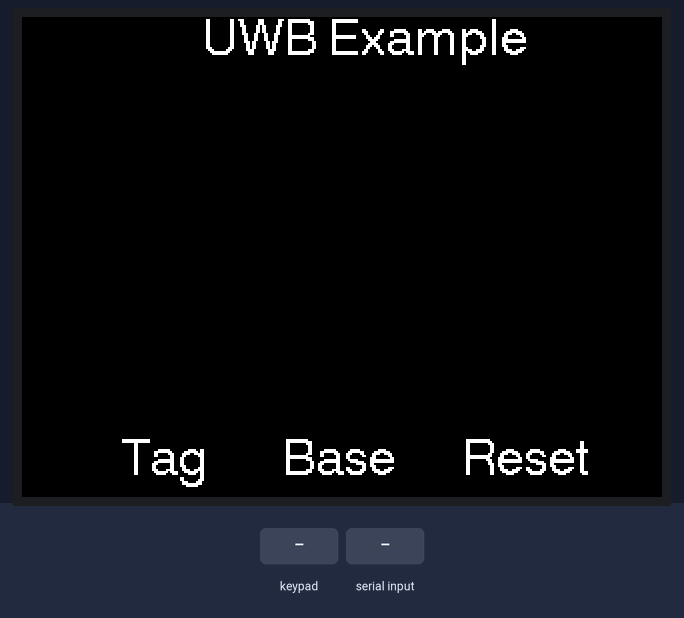
The sketch below on a simulated ESP32. Parts: 320×240 colour display. The inputs (shaded band) are chosen by the test bench. The modem accepts every AT command (registered, SIM ready, sends succeed) and sends nothing else; what the sketch prints to the serial monitor is not drawn.

Above: at 1.4 s.
1.5 s: key 'B' pressed
At 3.8 s:
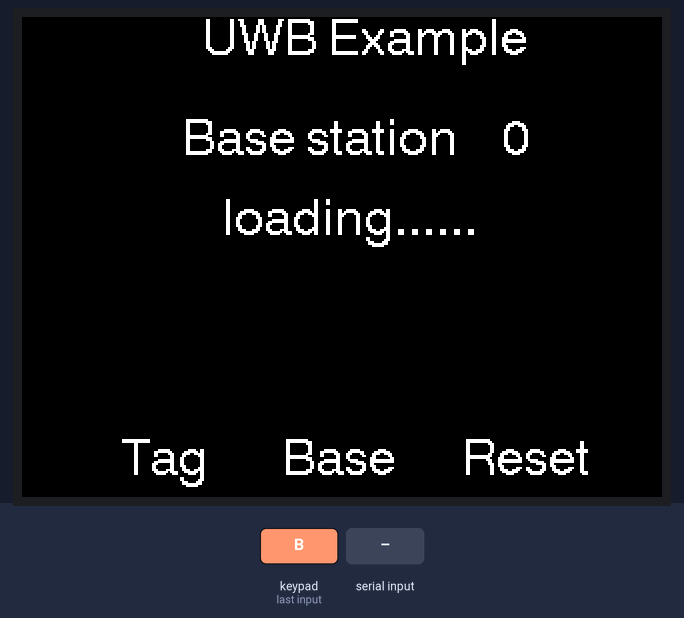
4.3 s: "1" received over the second serial link
At 6.2 s:
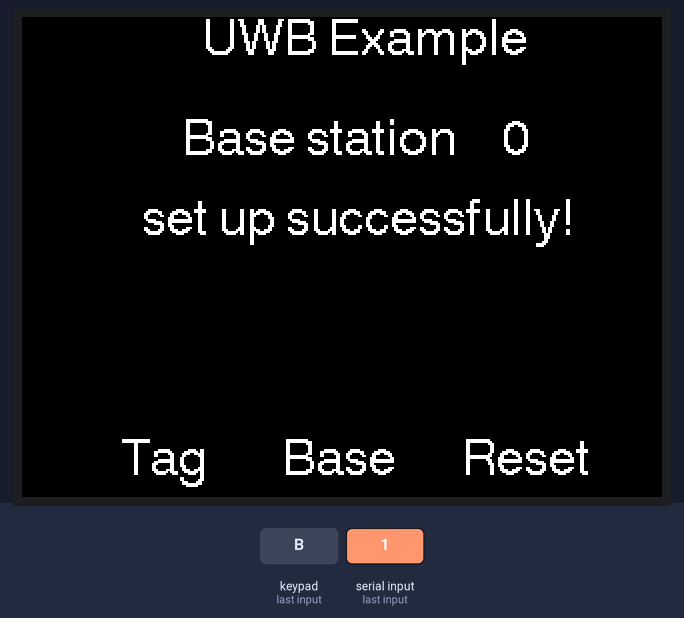
6.8 s: key 'C' pressed
At 8.8 s:
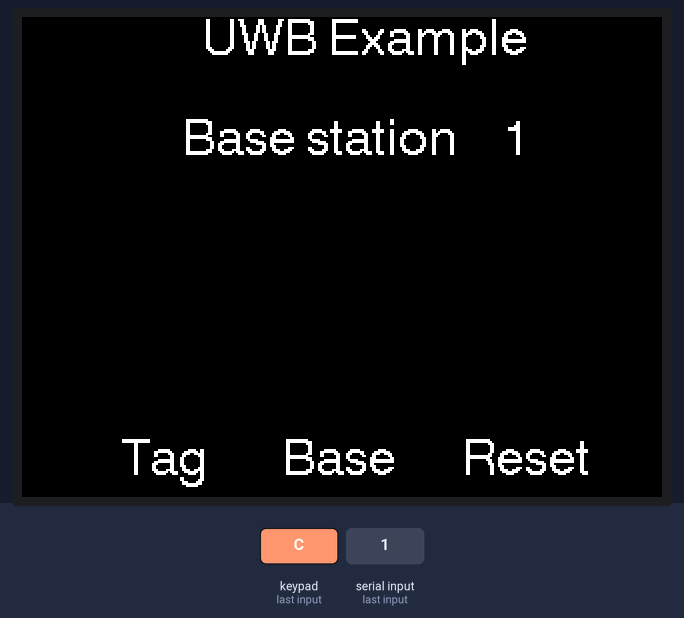
Timing chart, 0 to 8.1 s (numbered marks = the images above; inputs shaded):
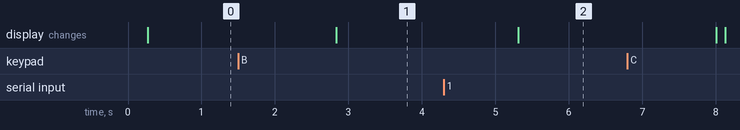

Measured:
- after the input at 1.5 s, the display: changes after 1.3 s (image 1)
- after the input at 4.3 s, the display: changes after 1.0 s (image 2)

The sketch:

UWB_DW1000.ino
```cpp
// (licence header left out)
#include <M5Core2.h>
String DATA  = " ";  // Used to store distance data .  用于存储距离数据
int UWB_MODE = 2;    // Used to set UWB mode .  设置超宽频模式

int UWB_T_UI_NUMBER_2 = 0;  // flag bit 标志位
int UWB_T_UI_NUMBER_1 = 0;
int UWB_T_NUMBER      = 0;
int UWB_B_NUMBER      = 0;

hw_timer_t *timer   = NULL;
int timer_flag      = 0;
int base_flag       = 0;
uint32_t timer_data = 0;
static void IRAM_ATTR Timer0_CallBack(void);

// Data display.  数据显示
void UWB_display() {
    switch (UWB_MODE) {
        case 0:  // Tag mode 标签模式
            if (UWB_T_NUMBER > 0 && UWB_T_NUMBER < 5) {
                int c = UWB_T_NUMBER;
                int b = 4 - UWB_T_NUMBER;
                while (c > 0) {
                    c--;
                    M5.Lcd.drawString(DATA.substring(2 + c * 11, 3 + c * 11),
                                      37, 50 + c * 40,
                                      4);  // Tag the serial number 标签序号
                    M5.Lcd.drawString(DATA.substring(4 + c * 11, 8 + c * 11),
                                      210, 50 + c * 40, 4);  // Distance 距离
                }
                while (b > 0) {
                    b--;
                    M5.Lcd.fillRect(0, 170 - b * 40, 340, 30, BLACK);
                }
            }
            break;
        case 1:  // Base station mode 基站模式
            if (UWB_B_NUMBER == 1) {
                M5.Lcd.drawString(DATA, 60, 90,
                                  4);  // Prompt information  (Base station 0
                                       // only) 提示信息 (仅限基站0)
            }
            break;
    }
}

// UI display
void UWB_ui_display() {
    M5.Lcd.drawString("UWB Example", 90, 0, 4);  // UI
    M5.Lcd.drawString("Tag", 50, 210, 4);
    M5.Lcd.drawString("Base", 130, 210, 4);
    M5.Lcd.drawString("Reset", 220, 210, 4);

    switch (UWB_MODE) {
        case 0:
            if (UWB_T_NUMBER > 0 &&
                UWB_T_NUMBER < 5) {  // Tag mode UI display  标签模式UI显示
                int c = UWB_T_NUMBER;
                int b = 4 - UWB_T_NUMBER;
                while (c > 0) {
                    c--;
                    M5.Lcd.drawString("B", 20, 50 + c * 40, 4);
                    M5.Lcd.drawString("Distance:", 80, 50 + c * 40, 4);
                    M5.Lcd.drawString("M", 280, 50 + c * 40, 4);
                }

                while (b > 0) {
                    b--;
                    M5.Lcd.fillRect(0, 170 - b * 40, 340, 30, BLACK);
                }
            }
            break;
        case 1:  // Base station mode UI display  基站模式UI显示
            M5.Lcd.drawString("Base station", 80, 50, 4);
            M5.Lcd.drawString(String(UWB_B_NUMBER), 240, 50,
                              4);  // UWB_B_NUMBER
            if (UWB_B_NUMBER == 0) {
                M5.Lcd.drawString("loading......", 100, 90, 4);
            } else {
                M5.Lcd.fillRect(0, 90, 340, 30, BLACK);
            }

            break;
    }
}
//  Display and data clear.  屏幕和数据清除
void UWB_clear() {
    if (Serial2.available()) {
        delay(3);
        DATA = Serial2.readString();
    }
    DATA       = "";
    timer_flag = 0;
    timer_data = 0;
    M5.Lcd.fillRect(0, 50, 340, 150, BLACK);
}
// Read UART data  读取串口数据
void UWB_readString() {
    switch (UWB_MODE) {
        case 0:
            if (Serial2.available()) {
                delay(20);
                UWB_T_NUMBER =
                    (Serial2.available() /
                     11);  // Count the number of Base stations  计算基站数目
                delay(20);
                if (UWB_T_NUMBER != UWB_T_UI_NUMBER_1 ||
                    UWB_T_UI_NUMBER_2 ==
                        0) {  // Changing the UI display  更改UI显示
                    UWB_ui_display();
                    UWB_T_UI_NUMBER_1 = UWB_T_NUMBER;
                    UWB_T_UI_NUMBER_2 = 1;
                }
                DATA = Serial2.readString();
                delay(2);
                timer_flag = 0;
                timer_data = 1;
                break;
            } else {
                timer_flag = 1;
            }
            if (timer_data == 0 ||
                timer_data > 8) {  // Count the number of Base stations
                                   // 提示与基站0断连（测试）
                if (timer_data == 9) {
                    M5.Lcd.fillRect(210, 50, 50, 30, BLACK);
                }
                DATA       = "  OUTOFF   ";
                timer_flag = 0;
            }
            break;
        case 1:
            if (timer_data == 0 ||
                timer_data > 70) {  // Indicates successful or lost connection
                                    // with Tag  提示与标签连接成功或丢失断连
                if (Serial2.available()) {
                    delay(2);
                    DATA       = Serial2.readString();
                    DATA       = "set up successfully!";
                    timer_data = 1;
                    timer_flag = 1;
                    break;
                } else if (timer_data > 0 && Serial2.available() == 0) {
                    DATA       = "Can't find the tag!!!";
                    timer_flag = 0;
                    break;
                }
            }
            break;
    }
}

// AT command
void UWB_setupmode() {
    switch (UWB_MODE) {
        case 0:
            for (int b = 0; b < 2;
                 b++) {  // Repeat twice to stabilize the connection
                delay(50);
                Serial2.write("AT+anchor_tag=0\r\n");  // Set up the Tag
                                                       // 设置标签
                delay(50);
                Serial2.write(
                    "AT+interval=5\r\n");  // Set the calculation precision, the
                                           // larger the response is, the slower
                                           // it will be
                delay(50);  //设置计算精度，越大响应越慢
                Serial2.write(
                    "AT+switchdis=1\r\n");  // Began to distance 开始测距
                delay(50);
                if (b == 0) {
                    Serial2.write("AT+RST\r\n");  // RESET 复位
                }
            }
            UWB_clear();
            break;
        case 1:
            for (int b = 0; b < 2; b++) {
                delay(50);
                Serial2.write(
                    "AT+anchor_tag=1,");  // Set the base station 设置基站
                Serial2.print(
                    UWB_B_NUMBER);  // UWB_B_NUMBER is base station ID0~ID3
                Serial2.write("\r\n");
                delay(1);
                delay(50);
                if (b == 0) {
                    Serial2.write("AT+RST\r\n");
                }
            }
            UWB_clear();
            break;
    }
}

void UWB_Keyscan() {
    if (M5.BtnA.isPressed()) {
        UWB_MODE = 0;
        UWB_setupmode();
        UWB_clear();
        UWB_ui_display();
        UWB_T_UI_NUMBER_2 = 0;
    }
    if (M5.BtnB.isPressed()) {
        UWB_MODE = 1;
        if (UWB_B_NUMBER == 4) {
            UWB_B_NUMBER = 0;
        }
        UWB_setupmode();
        UWB_clear();
        UWB_ui_display();
        UWB_B_NUMBER++;
    }
    if (M5.BtnC.isPressed()) {
        Serial2.write("AT+RST\r\n");
        UWB_setupmode();
        UWB_clear();
        UWB_ui_display();
    }
}

void UWB_Timer() {
    timer = timerBegin(0, 80, true);  // Timer setting 定时器设置
    timerAttachInterrupt(timer, Timer0_CallBack, true);
    timerAlarmWrite(timer, 100000, true);
    timerAlarmEnable(timer);
}

static void IRAM_ATTR Timer0_CallBack(void)  // Timer function 定时器函数
{
    if (timer_flag == 1) {
        timer_data++;
        if (timer_data == 4294967280) {
            timer_data = 1;
        }
    } else {
        timer_data = 0;
    }
}

void setup() {
    M5.begin(true, true, true, false);
    Serial2.begin(115200, SERIAL_8N1, 33, 32);
    delay(100);
    UWB_Timer();
    UWB_ui_display();
}

void loop() {
    M5.update();
    UWB_Keyscan();
    UWB_readString();
    UWB_display();
    Serial.println(UWB_MODE);
}
```
